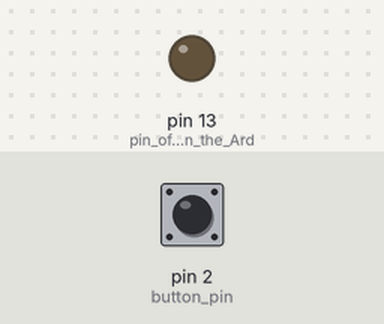
Bench run of a sketch on a simulated Arduino Uno, built with avr-gcc and run on an emulated ATmega328P. On the bench: output pins drawn as LEDs (lit = HIGH). The inputs (shaded band) are chosen by the test bench; at power-on: pin 2 (button_pin) LOW.

Above: at 1.2 s.
1.3 s: pin 2 (button_pin) pulled HIGH for 0.15 s
At 1.4 s:
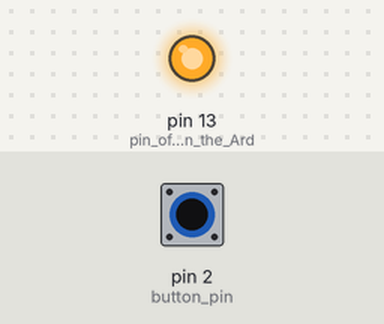
3.0 s: pin 2 (button_pin) pulled HIGH for 3.2 s
At 6.6 s:
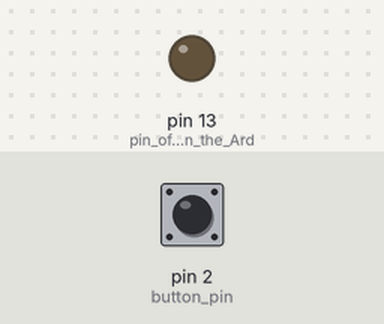
Timing chart, 0 to 8.1 s (numbered marks = the images above; inputs shaded):
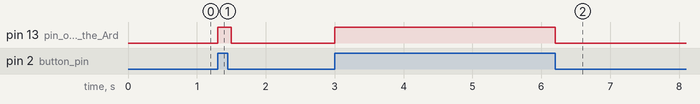

The sketch:

button_led.ino
```cpp
int button;   // value of the button

void setup() {
  pinMode(2, INPUT);    // button pin (in pull-down configuration)
  pinMode(13, OUTPUT);  // pin of the led on the Arduino board
}

void loop() {
  button = digitalRead(2);

  if(button == HIGH) {
    digitalWrite(13, HIGH);
  }
  else if(button == LOW) {
    digitalWrite(13, LOW);
  }

  delay(100);
}
```

Measured:
- after the input at 1.3 s, pin 13 (pin_of_the_led_on_the_Ard): LOW → HIGH at once, → LOW 0.20 s later
- after the input at 3.0 s, pin 13 (pin_of_the_led_on_the_Ard): LOW → HIGH at once, → LOW 3.2 s later
